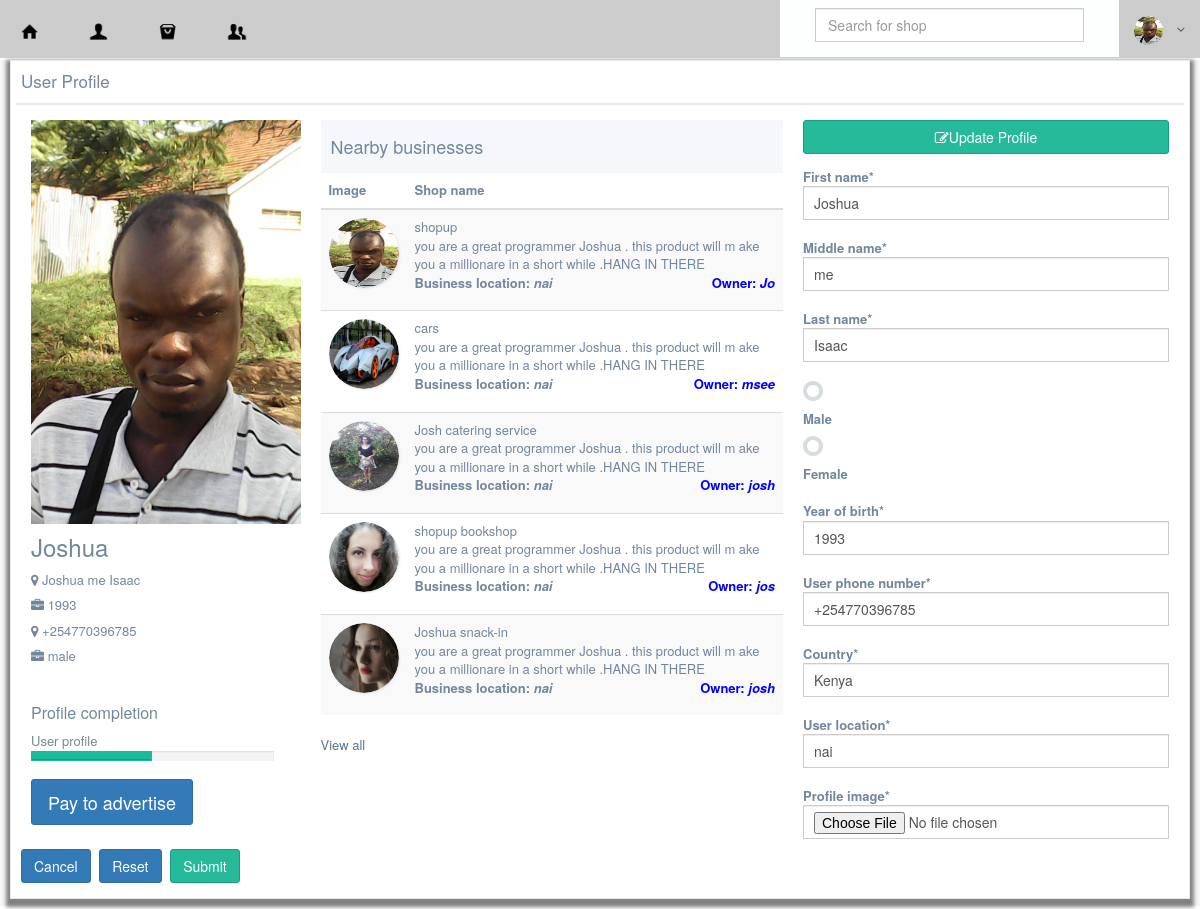
The app's page /profile.php (signed in) with its own data.
### tables this page shows
CREATE TABLE `users` (
  `user_id` int(11) NOT NULL,
  `user_name` varchar(15) NOT NULL,
  `user_email` varchar(40) NOT NULL,
  `user_pass` varchar(255) NOT NULL,
  `first_name` varchar(50) NOT NULL,
  `middle_name` varchar(50) NOT NULL,
  `last_name` varchar(50) NOT NULL,
  `gender` varchar(10) NOT NULL,
  `yearofbirth` int(5) NOT NULL,
  `userphonenumber` varchar(20) NOT NULL,
  `country` varchar(225) NOT NULL,
  `userlocation` varchar(225) NOT NULL,
  `profileimage` varchar(50) NOT NULL,
  `joining_date` timestamp NOT NULL DEFAULT CURRENT_TIMESTAMP
);

CREATE TABLE `shops` (
  `shops_id` int(225) NOT NULL,
  `user_id` int(225) NOT NULL,
  `user_name` varchar(50) NOT NULL,
  `shopname` varchar(100) NOT NULL,
  `shopkey` varchar(50) NOT NULL,
  `typeofbusiness` varchar(50) NOT NULL,
  `phonenumber` int(20) NOT NULL,
  `idnumber` varchar(20) NOT NULL,
  `country` varchar(50) NOT NULL,
  `town` varchar(50) NOT NULL,
  `exactbusinesslocation` varchar(50) NOT NULL,
  `popularname` varchar(50) NOT NULL,
  `orderbutton` varchar(5) NOT NULL,
  `currency` varchar(20) NOT NULL,
  `premium` int(2) NOT NULL DEFAULT '0',
  `timecreated` timestamp NOT NULL DEFAULT CURRENT_TIMESTAMP
);

### database/class.user.php (called while the page is built, shortened)
<?php
class USER
{
	private $conn;
	public function __construct()
	{
		$database = new Database();
		$db = $database->dbConnection();
		$this->conn = $db;
    }
	public function runQuery($sql)
	{
		$stmt = $this->conn->prepare($sql);
		return $stmt;
	}
	public function is_loggedin()
	{
		if(isset($_SESSION['user_session']))
		{
			return true;
		}
	}
}
?>

### headersession.php (called while the page is built, shortened)
<?php
	require_once ("database/class.user.php");
	$auth_user = new USER();
	@$user_id = $_SESSION['user_session'];
	$stmt = $auth_user->runQuery("SELECT * FROM users WHERE user_id=:user_id");
	$stmt->execute(array(":user_id"=>$user_id));
	$userRow=$stmt->fetch(PDO::FETCH_ASSOC);
?>

### includes/body/widgets/profiles/nearbyshops.php (the view, shortened to what this page needs)
<div class="col-md-5 col-sm-5 col-xs-12">
    <div class="profile_title">
        <div class="col-md-12 col-sm-12 col-xs-12">
            <h2>Nearby businesses</h2>
        </div>
    </div>
    <div class="" role="tabpanel" data-example-id="togglable-tabs">
        <div id="myTabContent" class="tab-content">
            <div role="tabpanel" class="tab-pane fade active in" id="tab_content1" aria-labelledby="home-tab">
                <table class="data table table-striped no-margin">
                    <thead>
                        <tr>
                            <th>Image</th>
                            <th>Shop name</th>
                        </tr>
                    </thead>
                    <tbody>
                    <?php
                        $stmt = $auth_user->runQuery("
                                SELECT *
                                FROM    `users`
                                JOIN    `shops`
                                ON      `users`.`user_id`=`shops`.`user_id` LIMIT 6
                            ");
                        $stmt->execute(array());
                        $users=$stmt->fetchAll(PDO::FETCH_OBJ);
                        foreach ($users as $user ) {
                            if(strtolower($user->exactbusinesslocation) == strtolower($userRow['userlocation']))
                            {
                            ?>
                                <tr>
                                    <td>
                                    <div class="image view view-first" style="width:70px;height:70px;border-radius:70px;">
                                        <img src="<?php echo $user->profileimage; ?>" alt="img"  style="width:70px;height:70px;border-radius:70px;"/>
                                    </div>
                                    </td>
                                    <td>
                                        <?php echo $user->shopname; ?><br />
                                        you are a great programmer Joshua . this product will m ake you a millionare in a short while .HANG IN THERE<br />
                                        <p>
                                            <b>Business location: <i><?php echo $user->exactbusinesslocation; ?></i></b>
                                            <b style="float:right;color:blue;">Owner: <i><?php echo $user->popularname; ?></i></b>
                                        </p>
                                    </td>
                                </tr>
                            <?php
                            }
                            }
                        ?>
<?php require_once 'header.php'; ?>
                    </tbody>
                </table>
                <a href="fullcycle">View all</a>
            </div>
        </div>
    </div>
</div>

### header.php (shortened to what this page needs)
<?php require_once 'headersession.php'; ?>
<!DOCTYPE html>
<html lang="en">
<head>
    <link href="css/mystyle.css" rel="stylesheet">
    <link href="vendors/bootstrap/dist/css/bootstrap.min.css" rel="stylesheet">
    <link href="vendors/font-awesome/css/font-awesome.min.css" rel="stylesheet">
    <link href="vendors/nprogress/nprogress.css" rel="stylesheet">
    <link href="vendors/iCheck/skins/flat/green.css" rel="stylesheet">
    <link href="vendors/bootstrap-progressbar/css/bootstrap-progressbar-3.3.4.min.css" rel="stylesheet">
    <link href="build/css/custom.min.css" rel="stylesheet">
    <link href="vendors/bootstrap/dist/css/bootstrap.min.css" rel="stylesheet">
    <link href="vendors/font-awesome/css/font-awesome.min.css" rel="stylesheet">
    <link href="vendors/nprogress/nprogress.css" rel="stylesheet">
    <link href="vendors/animate.css/animate.min.css" rel="stylesheet">
    <link href="build/css/custom.min.css" rel="stylesheet">
    <link rel="stylesheet" type="text/css" href="slideengine/initcarousel-1.css">
</head>
<body style="background:#ffffff;">

### navigation.php (shortened to what this page needs)
<nav class="navbar navbar-fixed-top" style="background:#CCCCCC;">
  <ul class="nav navbar-nav " style="width: 100%;">
        <?php
        $login = new USER();
        if($login->is_loggedin()!="")
        {
            ?>
                <li class="" style="width:;float:left;">
                  <a href="home" class="user-profile " >
                    <img src="images/icons/home.ico" alt="" />
                  </a>
                </li>
                <li class="" style="width:;float:left;">
                  <a href="profile" class="user-profile " >
                    <img src="images/icons/profile.ico" alt="" />
                  </a>
                </li>
                <li class="" style="width:;float:left;">
                  <a href="dashboard" class="user-profile" >
                    <img src="images/icons/shop.ico" alt="" />
                  </a>
                </li>
                <li class="" style="width:;float:left;">
                  <a href="javascript:;" class="user-profile dropdown-toggle" data-toggle="dropdown" aria-expanded="false">
                    <img src="images/icons/bscycle.ico" alt="" />
                  </a>
            </li>
            <?php
        }
        ?>
    <div class="nav navbar-nav navbar-right" style="float:right;">
    <li class="" style="padding: 0px;margin:0px;">
    <div class="mycontentscreenhide media-left" style = "background:#FDFFFE;height: 57px;padding: 0px;margin: 0px;">
      <?php require_once 'includes/searchengine/searchbar.php'; ?>
    </div>
    </li>
        <?php
        $login = new USER();
        if($login->is_loggedin()!="")
        {
            ?>
            <li class="">
              <a href="javascript:;" class="user-profile dropdown-toggle" data-toggle="dropdown" aria-expanded="false">
                <img src="<?php echo $userRow['profileimage']; ?>" alt="">
                <span class=" fa fa-angle-down"></span>
              </a>
            </li>
            <?php
        }
        ?>
    </div>
  </ul>
</nav>

### includes/searchengine/searchbar.php (shortened to what this page needs)
<div class="col-sm-1 col-md-1">
    <form class="navbar-form navbar-left " role="form" method="POST" action="" id = "search" name = "search">
        <div class="form-group ">
            <div class="col-sm-12">
                <input id="searchengine" type="searchengine" class="form-control"  placeholder = "Search for shop" value="" size="30" name = "search_text" onkeyup="showResult(this.value)" autocomplete="off" />
            </div>
        </div>
    </form>
</div>

### profile.php (shortened to what this page needs)
<?php require_once 'header.php'; ?>
<?php require_once 'navigation.php'; ?>
<div class="container body" style="margin-top:60px;">
<div class="main_container">
<div class="right_col" role="main">
<div class="">
<div class="col-md-12 col-sm-12 col-xs-12">
<div class="x_panel" id="mypagecard">
<div class="x_title">
<h2>User Profile</h2>
<div class="clearfix"></div>
</div>
<div class="x_content">
<?php require_once 'includes/body/widgets/profiles/userprofile.php'; ?>
<?php require_once 'includes/body/widgets/profiles/nearbyshops.php'; ?>
<div class="col-md-4 col-sm-4 col-xs-12 profile_left">
<a class="btn btn-success col-md-12 col-sm-12"><i class="fa fa-edit m-right-xs"></i>Update Profile</a>
<?php require_once 'includes/body/updateforms/profileeditform.php'; ?>
</div>
</div>
</div>
</div>
</div>
</div>
</div>
<?php require_once 'includes/footer/footer.php'; ?>
</body>
</html>

### includes/body/widgets/profiles/userprofile.php
<div class="col-md-3 col-sm-3 col-xs-12 profile_left">
    <div class="profile_img">
        <div id="crop-avatar">
        <img class="img-responsive avatar-view" src="<?php echo $userRow['profileimage']; ?>" alt="Avatar" title="Change the avatar">
        </div>
    </div>
    <h3><?php echo $userRow['user_name']; ?></h3>
    <ul class="list-unstyled user_data">
        <li><i class="fa fa-map-marker user-profile-icon"></i>
            <?php echo $userRow['first_name']; ?> <?php echo $userRow['middle_name']; ?> <?php echo $userRow['last_name']; ?>
        </li>
        <li><i class="fa fa-briefcase user-profile-icon"></i> <?php echo $userRow['yearofbirth']; ?></li>
        <li><i class="fa fa-map-marker user-profile-icon"></i> <?php echo $userRow['userphonenumber']; ?></li>
        <li><i class="fa fa-briefcase user-profile-icon"></i> <?php echo $userRow['gender']; ?></li>
    </ul>
    <br />
    <h4>Profile completion</h4>
    <ul class="list-unstyled user_data">
        <li>
            <p>User profile</p>
            <div class="progress progress_sm">
                <div class="progress-bar bg-green" role="progressbar" data-transitiongoal="50"></div>
            </div>
        </li>
    </ul>
   <a href="payperadd"><button class="btn btn-lg btn-primary">Pay to advertise</button></a>
</div>

### includes/body/updateforms/profileeditform.php (shortened to what this page needs)
<form class="form-horizontal"  role="form" method="POST" data-parsley-validate enctype="multipart/form-data">
    <div class="form-group">
        <label class="control-label " for="first_name">First name<span class="required">*</span>
        </label>
        <div class="">
            <input type="text" id="first_name" name="first_name" required="required" class="form-control col-md-7 col-xs-12" value="<?php echo $userRow['first_name']; ?>">
        </div>
    </div>
    <div class="form-group">
        <label class="control-label " for="middle_name">Middle name<span class="required">*</span>
        </label>
        <div class="">
            <input type="text" id="middle_name" name="middle_name" required="required" class="form-control col-md-7 col-xs-12" value="<?php echo $userRow['middle_name']; ?>">
        </div>
    </div>
    <div class="form-group">
        <label class="control-label " for="last_name">Last name<span class="required">*</span>
        </label>
        <div class="">
            <input type="text" id="last_name" name="last_name" required="required" class="form-control col-md-7 col-xs-12" value="<?php echo $userRow['last_name']; ?>">
        </div>
    </div>
    <div class="form-group">
        <div class="radio">
        </div>
        <label class="control-label">Male </label>
        <div class="radio">
        </div>
        <label class="control-label">Female </label>
    </div>
    <div class="form-group">
        <label class="control-label" for="yearofbirth">Year of birth<span class="required" />*</span>
        </label>
        <div class="">
            <input type="text" id="yearofbirth" name="yearofbirth" required="required" class="form-control col-md-7 col-xs-12"  value="<?php echo $userRow['yearofbirth']; ?>">
        </div>
    </div>
    <div class="form-group">
        <label class="control-label" for="userphonenumber">User phone number<span class="required">*</span>
        </label>
        <div class="">
            <input type="text" id="userphonenumber" name="userphonenumber" required="required" class="form-control col-md-7 col-xs-12"  value="<?php echo $userRow['userphonenumber']; ?>">
        </div>
    </div>
    <div class="form-group">
        <label class="control-label" for="userphonenumber">Country<span class="required">*</span>
        </label>
        <div class="">
            <input type="text" id="country" name="country" required="required" class="form-control col-md-7 col-xs-12"  value="<?php echo $userRow['country']; ?>">
        </div>
    </div>
    <div class="form-group">
        <label class="control-label" for="userlocation">User location<span class="required">*</span>
        </label>
        <div class="">
            <input type="text" id="userlocation" name="userlocation" required="required" class="form-control col-md-7 col-xs-12"  value="<?php echo $userRow['userlocation']; ?>">
        </div>
    </div>
    <div class="form-group">
        <label class="control-label" for="profileimage">Profile image<span class="required">*</span>
        </label>
        <div class="">
            <input type="file" id="profileimage" name="profileimage" required="required" class="form-control col-md-7 col-xs-12" />
        </div>
    </div>
    </div>
    <div class="form-group">
        <div class="">
            <button class="btn btn-primary" type="button">Cancel</button>
            <button class="btn btn-primary" type="reset">Reset</button>
            <button type="submit" id="updateuserprofile" name="updateuserprofile" class="btn btn-success">Submit</button>
        </div>
    </div>

### includes/footer/footer.php (shortened to what this page needs)
</body>
</html>

### css/mystyle.css (style rules this page uses)
a { text-decoration:none; list-style:none; }
ul li { list-style:none; text-decoration:none; }
p { text-align:justify; text-align:justify; }

### header.php (style rules this page uses)
#mypagecard { box-shadow:0px 4px 4px 4px grey;padding:5px; }

### navigation.php (style rules this page uses)
.navbar-nav { margin:0px 0px; }

### records on screen
users: profileimage (picture), user_name "Joshua", first_name "Joshua", middle_name "me", last_name "Isaac", yearofbirth "1993", userphonenumber "+254770396785", gender "male", country "Kenya", userlocation "nai"
shops: user.profileimage (picture), shopname "shopup", exactbusinesslocation "nai", popularname "Jo"
shops: user.profileimage (picture), shopname "cars", exactbusinesslocation "nai", popularname "msee"
shops: user.profileimage (picture), shopname "Josh catering service", exactbusinesslocation "nai", popularname "josh"
shops: user.profileimage (picture), shopname "shopup bookshop", exactbusinesslocation "nai", popularname "jos"
shops: user.profileimage (picture), shopname "Joshua snack-in", exactbusinesslocation "nai", popularname "josh"
